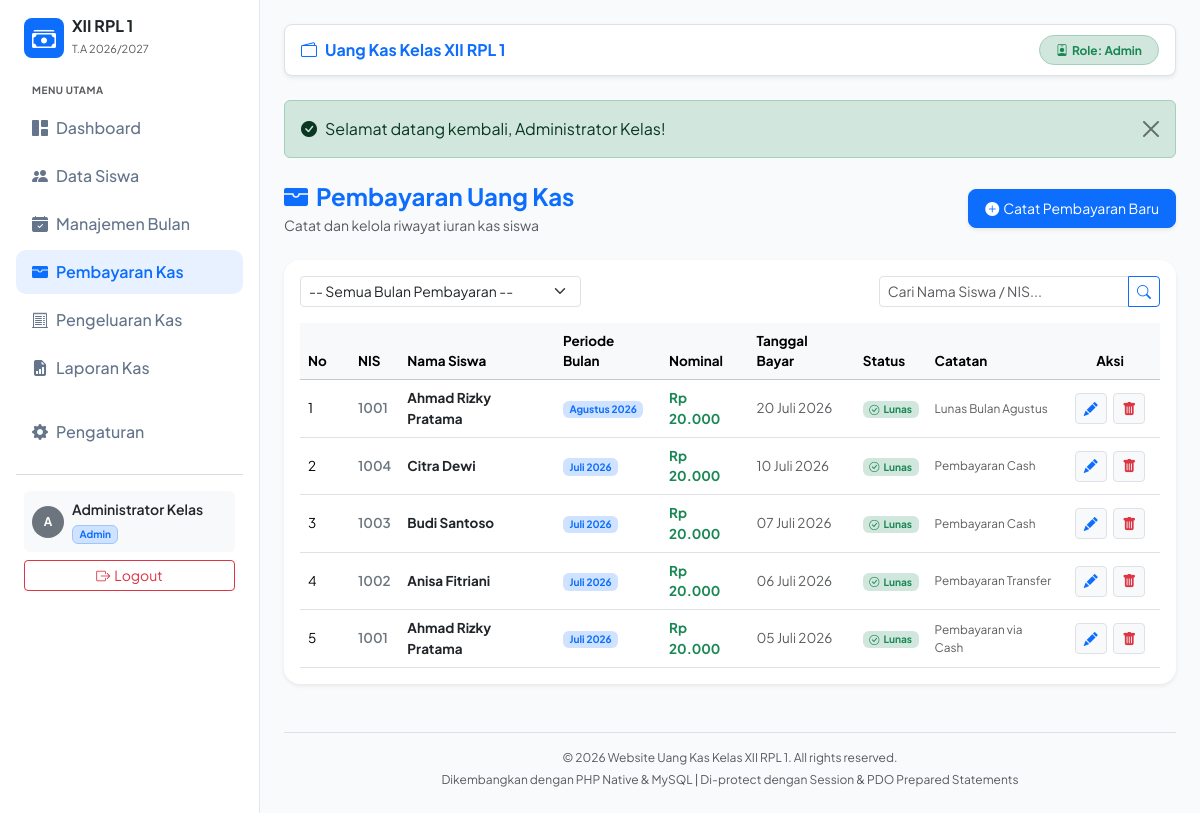
/php_native/pages/pembayaran.php (signed in), run on the app's committed database.
### tables this page shows
CREATE TABLE `pengaturan` (
  `id` INT PRIMARY KEY DEFAULT 1,
  `nama_kelas` VARCHAR(50) NOT NULL DEFAULT 'XII RPL 1',
  `nominal_kas_mingguan` DECIMAL(12,2) NOT NULL DEFAULT 5000,
  `tahun_ajaran` VARCHAR(20) NOT NULL DEFAULT '2026/2027',
  `nama_wali_kelas` VARCHAR(100) DEFAULT 'Dra. Endang Susilowati',
  `nama_bendahara` VARCHAR(100) DEFAULT 'Siti Rahma'
);

CREATE TABLE `pembayaran_kas` (
  `id` INT AUTO_INCREMENT PRIMARY KEY,
  `siswa_id` INT NOT NULL,
  `bulan_id` INT NOT NULL,
  `tanggal` DATE NOT NULL,
  `nominal` DECIMAL(12,2) NOT NULL,
  `status` ENUM('Lunas', 'Belum Lunas') NOT NULL DEFAULT 'Lunas',
  `catatan` VARCHAR(255) DEFAULT NULL,
  `created_by` VARCHAR(100) DEFAULT 'Bendahara',
  `created_at` DATETIME DEFAULT CURRENT_TIMESTAMP,
  CONSTRAINT `fk_pembayaran_siswa` FOREIGN KEY (`siswa_id`) REFERENCES `siswa` (`id`) ON DELETE CASCADE ON UPDATE CASCADE,
  CONSTRAINT `fk_pembayaran_bulan` FOREIGN KEY (`bulan_id`) REFERENCES `bulan_pembayaran` (`id`) ON DELETE RESTRICT ON UPDATE CASCADE
);

CREATE TABLE `siswa` (
  `id` INT AUTO_INCREMENT PRIMARY KEY,
  `nis` VARCHAR(20) NOT NULL UNIQUE,
  `nama` VARCHAR(100) NOT NULL,
  `jenis_kelamin` ENUM('L', 'P') NOT NULL,
  `no_hp` VARCHAR(20) DEFAULT NULL,
  `status` ENUM('Aktif', 'Non-Aktif') DEFAULT 'Aktif',
  `created_at` DATETIME DEFAULT CURRENT_TIMESTAMP
);

CREATE TABLE `bulan_pembayaran` (
  `id` INT AUTO_INCREMENT PRIMARY KEY,
  `nama_bulan` VARCHAR(50) NOT NULL,
  `tahun` INT NOT NULL,
  `nominal_target` DECIMAL(12,2) NOT NULL DEFAULT 20000,
  `urutan` INT DEFAULT 1,
  `keterangan` VARCHAR(255) DEFAULT NULL,
  `created_at` DATETIME DEFAULT CURRENT_TIMESTAMP
);

### php_native/pages/pembayaran.php (the view, shortened to what this page needs)
<?php
require_once '../includes/header.php';
require_once '../includes/sidebar.php';
require_once '../includes/navbar.php';
$search = trim($_GET['search'] ?? '');
$query = "
    SELECT p.*, s.nama AS nama_siswa, s.nis, b.nama_bulan, b.tahun
    FROM pembayaran_kas p
    JOIN siswa s ON p.siswa_id = s.id
    JOIN bulan_pembayaran b ON p.bulan_id = b.id
    WHERE 1=1
";
$params = [];
$query .= " ORDER BY p.id DESC";
$stmt_list = $pdo->prepare($query);
$stmt_list->execute($params);
$list_pembayaran = $stmt_list->fetchAll();
?>
<div class="d-flex flex-column flex-md-row justify-content-between align-items-md-center mb-4 gap-3">
    <div>
        <h4 class="fw-bold mb-1 text-primary"><i class="bi bi-wallet-fill me-2"></i>Pembayaran Uang Kas</h4>
        <p class="text-muted small mb-0">Catat dan kelola riwayat iuran kas siswa</p>
    </div>
    <div>
        <button type="button" class="btn btn-primary btn-sm rounded-3 shadow-sm px-3 py-2" data-bs-toggle="modal" data-bs-target="#modalTambahBayar">
            <i class="bi bi-plus-circle-fill me-1"></i>Catat Pembayaran Baru
        </button>
    </div>
</div>
<div class="card border-0 shadow-sm rounded-4 p-3 bg-white">
    <form action="" method="GET" class="row g-2 mb-3">
        <div class="col-12 col-sm-5 col-md-4">
            <select name="filter_bulan" class="form-select form-select-sm" onchange="this.form.submit()">
                <option value="0">-- Semua Bulan Pembayaran --</option>
            </select>
        </div>
        <div class="col-12 col-sm-7 col-md-4 ms-auto">
            <div class="input-group input-group-sm">
                <input type="text" name="search" class="form-control" placeholder="Cari Nama Siswa / NIS..." value="<?= htmlspecialchars($search); ?>">
                <button class="btn btn-outline-primary" type="submit"><i class="bi bi-search"></i></button>
            </div>
        </div>
    </form>
    <div class="table-responsive">
        <table class="table table-hover align-middle mb-0" style="font-size: 13.5px;">
            <thead class="table-light">
                <tr>
                    <th width="50">No</th>
                    <th>NIS</th>
                    <th>Nama Siswa</th>
                    <th>Periode Bulan</th>
                    <th>Nominal</th>
                    <th>Tanggal Bayar</th>
                    <th>Status</th>
                    <th>Catatan</th>
                    <th width="100" class="text-center">Aksi</th>
                </tr>
            </thead>
            <tbody>
                <?php $no = 1; foreach ($list_pembayaran as $p): ?>
                <tr>
                    <td><?= $no++; ?></td>
                    <td class="text-secondary fw-semibold"><?= htmlspecialchars($p['nis']); ?></td>
                    <td class="fw-bold text-dark"><?= htmlspecialchars($p['nama_siswa']); ?></td>
                    <td><span class="badge bg-primary-subtle text-primary"><?= htmlspecialchars($p['nama_bulan']); ?></span></td>
                    <td class="fw-bold text-success"><?= format_rupiah($p['nominal']); ?></td>
                    <td class="text-muted"><?= format_tanggal_indo($p['tanggal']); ?></td>
                    <td>
                        <span class="badge bg-<?= $p['status'] == 'Lunas' ? 'success' : 'warning'; ?>-subtle text-<?= $p['status'] == 'Lunas' ? 'success' : 'warning'; ?>">
                            <i class="bi bi-<?= $p['status'] == 'Lunas' ? 'check-circle' : 'clock'; ?> me-1"></i><?= $p['status']; ?>
                        </span>
                    </td>
                    <td class="text-muted small"><?= htmlspecialchars($p['catatan'] ?: '-'); ?></td>
                    <td class="text-center">
                        <button type="button" class="btn btn-sm btn-light border text-primary me-1" data-bs-toggle="modal" data-bs-target="#modalEditBayar<?= $p['id']; ?>">
                            <i class="bi bi-pencil-fill"></i>
                        </button>
                        <a href="pembayaran.php?action=delete&id=<?= $p['id']; ?>" class="btn btn-sm btn-light border text-danger" onclick="return confirm('Hapus riwayat pembayaran ini?')">
                            <i class="bi bi-trash-fill"></i>
                        </a>
                    </td>
                </tr>
                <?php endforeach; ?>
            </tbody>
        </table>
    </div>
</div>
<?php require_once '../includes/footer.php'; ?>

### php_native/includes/sidebar.php
<?php
$current_page = basename($_SERVER['PHP_SELF']);
?>
<div class="sidebar p-3 d-none d-md-block">
    <div class="d-flex align-items-center gap-2 mb-4 px-2">
        <div class="bg-primary text-white rounded-3 p-2 d-flex align-items-center justify-content-center" style="width: 40px; height: 40px;">
            <i class="bi bi-cash-stack fs-4"></i>
        </div>
        <div>
            <h6 class="fw-bold mb-0 text-dark"><?= htmlspecialchars($setting['nama_kelas']); ?></h6>
            <small class="text-muted" style="font-size: 11px;">T.A <?= htmlspecialchars($setting['tahun_ajaran']); ?></small>
        </div>
    </div>
    <div class="text-uppercase text-muted px-3 mb-2" style="font-size: 10px; font-weight: 700; letter-spacing: 0.5px;">Menu Utama</div>
    <ul class="nav nav-pills flex-column mb-auto">
        <li class="nav-item">
            <a href="dashboard.php" class="nav-link <?= $current_page == 'dashboard.php' ? 'active' : ''; ?>">
                <i class="bi bi-grid-1x2-fill me-2"></i>Dashboard
            </a>
        </li>
        <li class="nav-item">
            <a href="siswa.php" class="nav-link <?= $current_page == 'siswa.php' ? 'active' : ''; ?>">
                <i class="bi bi-people-fill me-2"></i>Data Siswa
            </a>
        </li>
        <li class="nav-item">
            <a href="bulan.php" class="nav-link <?= $current_page == 'bulan.php' ? 'active' : ''; ?>">
                <i class="bi bi-calendar-check-fill me-2"></i>Manajemen Bulan
            </a>
        </li>
        <li class="nav-item">
            <a href="pembayaran.php" class="nav-link <?= $current_page == 'pembayaran.php' ? 'active' : ''; ?>">
                <i class="bi bi-wallet-fill me-2"></i>Pembayaran Kas
            </a>
        </li>
        <li class="nav-item">
            <a href="pengeluaran.php" class="nav-link <?= $current_page == 'pengeluaran.php' ? 'active' : ''; ?>">
                <i class="bi bi-receipt-cutoff me-2"></i>Pengeluaran Kas
            </a>
        </li>
        <li class="nav-item">
            <a href="laporan.php" class="nav-link <?= $current_page == 'laporan.php' ? 'active' : ''; ?>">
                <i class="bi bi-file-earmark-bar-graph-fill me-2"></i>Laporan Kas
            </a>
        </li>
        <li class="nav-item mt-3">
            <a href="pengaturan.php" class="nav-link <?= $current_page == 'pengaturan.php' ? 'active' : ''; ?>">
                <i class="bi bi-gear-fill me-2"></i>Pengaturan
            </a>
        </li>
    </ul>
    <hr class="my-3 text-secondary opacity-25">
    <div class="px-2">
        <div class="d-flex align-items-center gap-2 p-2 rounded bg-light">
            <div class="bg-secondary text-white rounded-circle d-flex align-items-center justify-content-center" style="width: 32px; height: 32px; font-weight: bold; font-size: 12px;">
                <?= strtoupper(substr($_SESSION['username'] ?? 'U', 0, 1)); ?>
            </div>
            <div class="overflow-hidden" style="flex: 1;">
                <div class="fw-semibold text-truncate small"><?= htmlspecialchars($_SESSION['nama_lengkap'] ?? 'User'); ?></div>
                <span class="badge bg-primary-subtle text-primary border border-primary-subtle" style="font-size: 10px;"><?= htmlspecialchars($_SESSION['user_role'] ?? 'Bendahara'); ?></span>
            </div>
        </div>
        <a href="../auth/logout.php" class="btn btn-outline-danger btn-sm w-100 mt-2">
            <i class="bi bi-box-arrow-right me-1"></i>Logout
        </a>
    </div>
</div>

### php_native/includes/navbar.php (shortened to what this page needs)
<div class="content-area">
    <nav class="navbar navbar-expand-lg navbar-light bg-white rounded-3 shadow-sm mb-4 px-3 py-2 border">
        <div class="container-fluid p-0">
            <span class="navbar-brand fw-bold fs-6 text-primary me-auto">
                <i class="bi bi-wallet2 me-2"></i>Uang Kas Kelas <?= htmlspecialchars($setting['nama_kelas']); ?>
            </span>
            <div class="d-flex align-items-center gap-2">
                <span class="badge bg-success-subtle text-success border border-success-subtle px-3 py-2 rounded-pill small">
                    <i class="bi bi-person-badge me-1"></i>Role: <?= htmlspecialchars($_SESSION['user_role'] ?? 'Bendahara'); ?>
                </span>
            </div>
        </div>
    </nav>

### php_native/includes/footer.php (shortened to what this page needs)
    <footer class="mt-5 pt-3 text-center text-muted border-top" style="font-size: 12px;">
        <p class="mb-1">&copy; <?= date('Y'); ?> Website Uang Kas Kelas <?= htmlspecialchars($setting['nama_kelas']); ?>. All rights reserved.</p>
        <p class="mb-0">Dikembangkan dengan PHP Native &amp; MySQL | Di-protect dengan Session &amp; PDO Prepared Statements</p>
    </footer>
</div></div>
</body>
</html>

### php_native/includes/header.php (style rules this page uses)
body { font-family: 'Plus Jakarta Sans', sans-serif; background-color: #f8fafc; }
.sidebar { width: 260px; min-height: 100vh; background: #ffffff; border-right: 1px solid #e2e8f0; }
.sidebar .nav-link { color: #64748b; font-weight: 500; padding: 10px 16px; border-radius: 10px; margin-bottom: 4px; }
.sidebar .nav-link:hover, .sidebar .nav-link.active { color: #0d6efd; background-color: #e7f1ff; font-weight: 600; }
.content-area { flex: 1; padding: 24px; }

### data on the page
pengaturan: nama_kelas "XII RPL 1", tahun_ajaran "2026/2027"
pembayaran_kas: siswa.nis "1001", siswa.nama "Ahmad Rizky Pratama", bulan.nama_bulan "Agustus 2026", nominal "Rp 20.000", tanggal "20 Juli 2026", status "Lunas", catatan "Lunas Bulan Agustus"
pembayaran_kas: siswa.nis "1004", siswa.nama "Citra Dewi", bulan.nama_bulan "Juli 2026", nominal "Rp 20.000", tanggal "10 Juli 2026", status "Lunas", catatan "Pembayaran Cash"
pembayaran_kas: siswa.nis "1003", siswa.nama "Budi Santoso", bulan.nama_bulan "Juli 2026", nominal "Rp 20.000", tanggal "07 Juli 2026", status "Lunas", catatan "Pembayaran Cash"
pembayaran_kas: siswa.nis "1002", siswa.nama "Anisa Fitriani", bulan.nama_bulan "Juli 2026", nominal "Rp 20.000", tanggal "06 Juli 2026", status "Lunas", catatan "Pembayaran Transfer"
pembayaran_kas: siswa.nis "1001", siswa.nama "Ahmad Rizky Pratama", bulan.nama_bulan "Juli 2026", nominal "Rp 20.000", tanggal "05 Juli 2026", status "Lunas", catatan "Pembayaran via Cash"

### other printed values
substr($_SESSION['username'] ?? 'U', 0, 1) "A"
$_SESSION['nama_lengkap'] "Administrator Kelas"
$_SESSION['user_role'] "Admin"
$_SESSION['flash_success'] "Selamat datang kembali, Administrator Kelas!"
